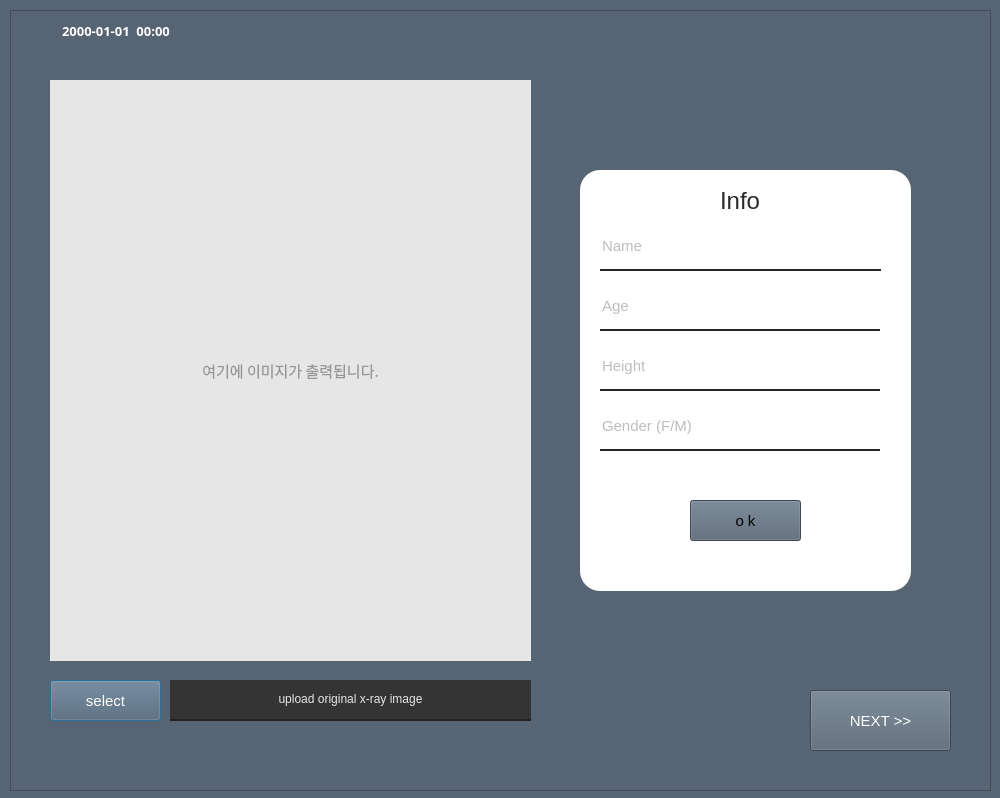
<?xml version="1.0" encoding="UTF-8"?>
<ui version="4.0">
 <class>step2</class>
 <widget class="QDialog" name="step2">
  <property name="enabled">
   <bool>true</bool>
  </property>
  <property name="geometry">
   <rect>
    <x>0</x>
    <y>0</y>
    <width>1000</width>
    <height>798</height>
   </rect>
  </property>
  <property name="windowTitle">
   <string>Bone Age</string>
  </property>
  <property name="windowIcon">
   <iconset>
    <normaloff>boneage.png</normaloff>boneage.png</iconset>
  </property>
  <property name="styleSheet">
   <string notr="true">background-color:rgb(86, 100, 115)</string>
  </property>
  <widget class="QLabel" name="input_info">
   <property name="geometry">
    <rect>
     <x>580</x>
     <y>170</y>
     <width>331</width>
     <height>421</height>
    </rect>
   </property>
   <property name="styleSheet">
    <string notr="true">background-color: rgb(255, 255, 255);
border-bottom-right-radius: 20px;
border-bottom-left-radius: 20px;
border-top-right-radius: 20px;
border-top-left-radius: 20px;
</string>
   </property>
   <property name="text">
    <string/>
   </property>
  </widget>
  <widget class="QLabel" name="label">
   <property name="geometry">
    <rect>
     <x>720</x>
     <y>180</y>
     <width>51</width>
     <height>41</height>
    </rect>
   </property>
   <property name="font">
    <font>
     <family>Arial</family>
     <pointsize>18</pointsize>
    </font>
   </property>
   <property name="toolTip">
    <string>&lt;html&gt;&lt;head/&gt;&lt;body&gt;&lt;p align=&quot;center&quot;&gt;&lt;br/&gt;&lt;/p&gt;&lt;/body&gt;&lt;/html&gt;</string>
   </property>
   <property name="whatsThis">
    <string>&lt;html&gt;&lt;head/&gt;&lt;body&gt;&lt;p align=&quot;center&quot;&gt;&lt;br/&gt;&lt;/p&gt;&lt;/body&gt;&lt;/html&gt;</string>
   </property>
   <property name="styleSheet">
    <string notr="true">background-color:rgb(255, 255, 255);
color: rgb(42, 42, 42)</string>
   </property>
   <property name="text">
    <string>Info</string>
   </property>
  </widget>
  <widget class="QLineEdit" name="input_name">
   <property name="geometry">
    <rect>
     <x>600</x>
     <y>230</y>
     <width>281</width>
     <height>41</height>
    </rect>
   </property>
   <property name="font">
    <font>
     <family>Arial</family>
     <pointsize>11</pointsize>
    </font>
   </property>
   <property name="styleSheet">
    <string notr="true">background-color: rgb(255, 255, 255);
border:none;
border-bottom: 2px solid rgb(35, 35, 35);
color: rgb(124, 124, 124);
padding-bottom: 7px;</string>
   </property>
   <property name="placeholderText">
    <string>Name</string>
   </property>
  </widget>
  <widget class="QLineEdit" name="input_age">
   <property name="geometry">
    <rect>
     <x>600</x>
     <y>290</y>
     <width>280</width>
     <height>41</height>
    </rect>
   </property>
   <property name="font">
    <font>
     <family>Arial</family>
     <pointsize>11</pointsize>
    </font>
   </property>
   <property name="styleSheet">
    <string notr="true">background-color: rgb(255, 255, 255);
border:none;
border-bottom: 2px solid rgb(35, 35, 35);
color: rgb(124, 124, 124);
padding-bottom: 7px;</string>
   </property>
   <property name="placeholderText">
    <string>Age</string>
   </property>
  </widget>
  <widget class="QLineEdit" name="input_height">
   <property name="geometry">
    <rect>
     <x>600</x>
     <y>350</y>
     <width>280</width>
     <height>41</height>
    </rect>
   </property>
   <property name="font">
    <font>
     <family>Arial</family>
     <pointsize>11</pointsize>
    </font>
   </property>
   <property name="styleSheet">
    <string notr="true">background-color: rgb(255, 255, 255);
border:none;
border-bottom: 2px solid rgb(35, 35, 35);
color: rgb(124, 124, 124);
padding-bottom: 7px;</string>
   </property>
   <property name="placeholderText">
    <string>Height</string>
   </property>
  </widget>
  <widget class="QLineEdit" name="input_gender">
   <property name="geometry">
    <rect>
     <x>600</x>
     <y>410</y>
     <width>280</width>
     <height>41</height>
    </rect>
   </property>
   <property name="font">
    <font>
     <family>Arial</family>
     <pointsize>11</pointsize>
    </font>
   </property>
   <property name="styleSheet">
    <string notr="true">background-color: rgb(255, 255, 255);
border:none;
border-bottom: 2px solid rgb(35, 35, 35);
color: rgb(124, 124, 124);
padding-bottom: 7px;</string>
   </property>
   <property name="text">
    <string/>
   </property>
   <property name="placeholderText">
    <string>Gender (F/M)</string>
   </property>
  </widget>
  <widget class="QFrame" name="frame">
   <property name="geometry">
    <rect>
     <x>10</x>
     <y>10</y>
     <width>981</width>
     <height>781</height>
    </rect>
   </property>
   <property name="styleSheet">
    <string notr="true">color: rgb(255, 255, 255);</string>
   </property>
   <property name="frameShape">
    <enum>QFrame::StyledPanel</enum>
   </property>
   <property name="frameShadow">
    <enum>QFrame::Sunken</enum>
   </property>
   <property name="lineWidth">
    <number>10</number>
   </property>
   <widget class="QLabel" name="input_img">
    <property name="geometry">
     <rect>
      <x>40</x>
      <y>70</y>
      <width>481</width>
      <height>581</height>
     </rect>
    </property>
    <property name="font">
     <font>
      <family>AcadEref</family>
      <pointsize>11</pointsize>
      <weight>50</weight>
      <italic>false</italic>
      <bold>false</bold>
     </font>
    </property>
    <property name="styleSheet">
     <string notr="true">background-color: rgb(230, 230, 230);
font: 11pt &quot;AcadEref&quot;; color: rgb(150, 150, 150);</string>
    </property>
    <property name="inputMethodHints">
     <set>Qt::ImhHiddenText</set>
    </property>
    <property name="lineWidth">
     <number>-2</number>
    </property>
    <property name="text">
     <string>여기에 이미지가 출력됩니다.</string>
    </property>
    <property name="textFormat">
     <enum>Qt::AutoText</enum>
    </property>
    <property name="scaledContents">
     <bool>true</bool>
    </property>
    <property name="alignment">
     <set>Qt::AlignCenter</set>
    </property>
    <property name="indent">
     <number>2</number>
    </property>
    <property name="openExternalLinks">
     <bool>true</bool>
    </property>
    <property name="textInteractionFlags">
     <set>Qt::NoTextInteraction</set>
    </property>
   </widget>
   <widget class="QDateTimeEdit" name="time">
    <property name="geometry">
     <rect>
      <x>10</x>
      <y>10</y>
      <width>194</width>
      <height>22</height>
     </rect>
    </property>
    <property name="font">
     <font>
      <family>Adobe 고딕 Std B</family>
      <pointsize>10</pointsize>
      <weight>75</weight>
      <bold>true</bold>
     </font>
    </property>
    <property name="wrapping">
     <bool>false</bool>
    </property>
    <property name="frame">
     <bool>false</bool>
    </property>
    <property name="alignment">
     <set>Qt::AlignCenter</set>
    </property>
    <property name="readOnly">
     <bool>true</bool>
    </property>
    <property name="buttonSymbols">
     <enum>QAbstractSpinBox::NoButtons</enum>
    </property>
    <property name="minimumDateTime">
     <datetime>
      <hour>0</hour>
      <minute>0</minute>
      <second>0</second>
      <year>1753</year>
      <month>9</month>
      <day>14</day>
     </datetime>
    </property>
    <property name="displayFormat">
     <string>yyyy-MM-dd  hh:mm</string>
    </property>
   </widget>
   <widget class="QLabel" name="img">
    <property name="geometry">
     <rect>
      <x>200</x>
      <y>250</y>
      <width>151</width>
      <height>91</height>
     </rect>
    </property>
    <property name="styleSheet">
     <string notr="true">image: url(./img5.png);
background-color: qlineargradient(spread:pad, x1:0, y1:0, x2:0, y2:0, stop:0 rgba(0, 0, 0, 0), stop:1 rgba(255, 255, 255, 0));</string>
    </property>
    <property name="inputMethodHints">
     <set>Qt::ImhHiddenText</set>
    </property>
    <property name="text">
     <string/>
    </property>
   </widget>
   <widget class="QPushButton" name="img_button">
    <property name="geometry">
     <rect>
      <x>40</x>
      <y>670</y>
      <width>111</width>
      <height>41</height>
     </rect>
    </property>
    <property name="font">
     <font>
      <family>Arial</family>
      <pointsize>11</pointsize>
     </font>
    </property>
    <property name="styleSheet">
     <string notr="true">background-color: rgb(236, 236, 236);
border:none;
border-bottom: 2px solid rgb(35, 35, 35);
color: rgb(50, 50, 50);
border-bottom-right-radius: 8px;
border-bottom-left-radius: 8px;
border-top-right-radius: 8px;
border-top-left-radius: 8px;

QPushButton#pushButton:pressed{
	padding-left:5px;
	padding-top:5px;
	background-color: rgb(194, 194, 194);
}</string>
    </property>
    <property name="text">
     <string>select</string>
    </property>
    <property name="checkable">
     <bool>false</bool>
    </property>
   </widget>
   <widget class="QLabel" name="description_img">
    <property name="geometry">
     <rect>
      <x>160</x>
      <y>670</y>
      <width>361</width>
      <height>41</height>
     </rect>
    </property>
    <property name="styleSheet">
     <string notr="true">background-color:rgb(52, 52, 52);
border:none;
border-bottom: 2px solid rgb(35, 35, 35);
color: rgb(230, 230, 230);
</string>
    </property>
    <property name="text">
     <string>upload original x-ray image</string>
    </property>
    <property name="alignment">
     <set>Qt::AlignCenter</set>
    </property>
    <property name="textInteractionFlags">
     <set>Qt::LinksAccessibleByKeyboard|Qt::LinksAccessibleByMouse|Qt::TextBrowserInteraction|Qt::TextEditable|Qt::TextEditorInteraction|Qt::TextSelectableByKeyboard|Qt::TextSelectableByMouse</set>
    </property>
   </widget>
   <widget class="QPushButton" name="next_button">
    <property name="geometry">
     <rect>
      <x>800</x>
      <y>680</y>
      <width>141</width>
      <height>61</height>
     </rect>
    </property>
    <property name="font">
     <font>
      <family>Arial</family>
      <pointsize>11</pointsize>
     </font>
    </property>
    <property name="styleSheet">
     <string notr="true">background-color: rgb(236, 236, 236);
border:none;
border-bottom: 2px solid rgb(35, 35, 35);
color: rgb(50, 50, 50);
border-bottom-right-radius: 8px;
border-bottom-left-radius: 8px;
border-top-right-radius: 8px;
border-top-left-radius: 8px;

QPushButton#pushButton:pressed{
	padding-left:5px;
	padding-top:5px;
	background-color: rgb(194, 194, 194);
}</string>
    </property>
    <property name="text">
     <string>NEXT &gt;&gt;</string>
    </property>
    <property name="icon">
     <iconset>
      <selectedon>:/newPrefix/dashboard2.ui</selectedon>
     </iconset>
    </property>
    <property name="autoDefault">
     <bool>true</bool>
    </property>
    <property name="default">
     <bool>false</bool>
    </property>
   </widget>
  </widget>
  <widget class="QPushButton" name="pushButton">
   <property name="geometry">
    <rect>
     <x>690</x>
     <y>500</y>
     <width>111</width>
     <height>41</height>
    </rect>
   </property>
   <property name="font">
    <font>
     <family>Arial</family>
     <pointsize>11</pointsize>
    </font>
   </property>
   <property name="styleSheet">
    <string notr="true">background-color: rgb(42, 42, 42);
border:none;
border-bottom: 2px solid rgb(35, 35, 35);
color: rgb(214, 214, 214);
border-bottom-right-radius: 5px;
border-bottom-left-radius: 5px;
border-top-right-radius: 5px;
border-top-left-radius: 5px;

QPushButton#pushButton:pressed{
	padding-left:5px;
	padding-top:5px;
	background-color: rgb(194, 194, 194);
}</string>
   </property>
   <property name="text">
    <string>o k</string>
   </property>
  </widget>
  <zorder>frame</zorder>
  <zorder>input_info</zorder>
  <zorder>label</zorder>
  <zorder>input_name</zorder>
  <zorder>input_age</zorder>
  <zorder>input_height</zorder>
  <zorder>input_gender</zorder>
  <zorder>pushButton</zorder>
 </widget>
 <tabstops>
  <tabstop>input_name</tabstop>
  <tabstop>input_age</tabstop>
  <tabstop>input_height</tabstop>
  <tabstop>input_gender</tabstop>
 </tabstops>
 <resources/>
 <connections>
  <connection>
   <sender>img_button</sender>
   <signal>clicked()</signal>
   <receiver>step2</receiver>
   <slot>filedialog_open()</slot>
   <hints>
    <hint type="sourcelabel">
     <x>72</x>
     <y>695</y>
    </hint>
    <hint type="destinationlabel">
     <x>112</x>
     <y>799</y>
    </hint>
   </hints>
  </connection>
 </connections>
 <slots>
  <slot>filedialog_open()</slot>
  <slot>gotonextpage()</slot>
  <slot>input_info()</slot>
 </slots>
</ui>
